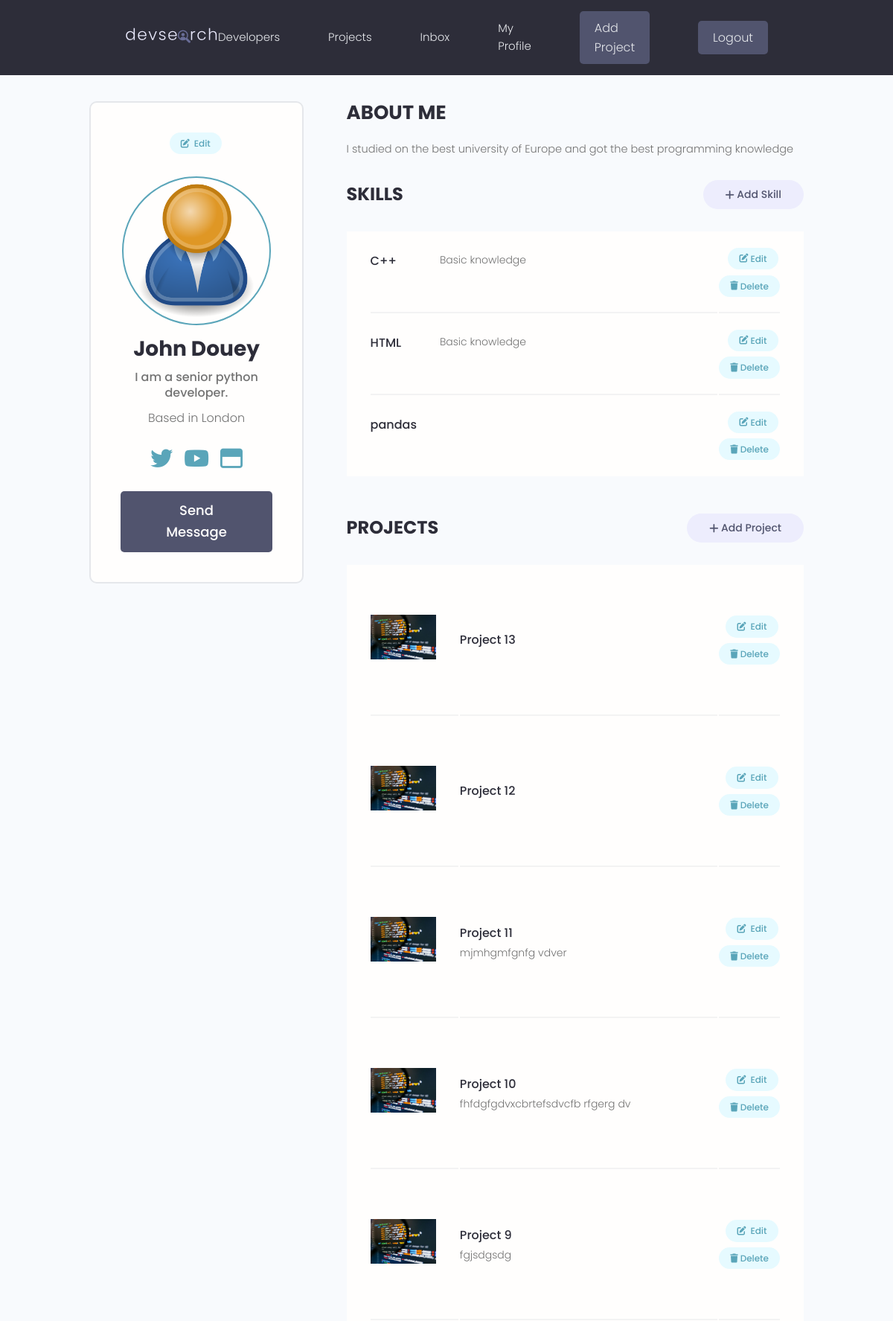
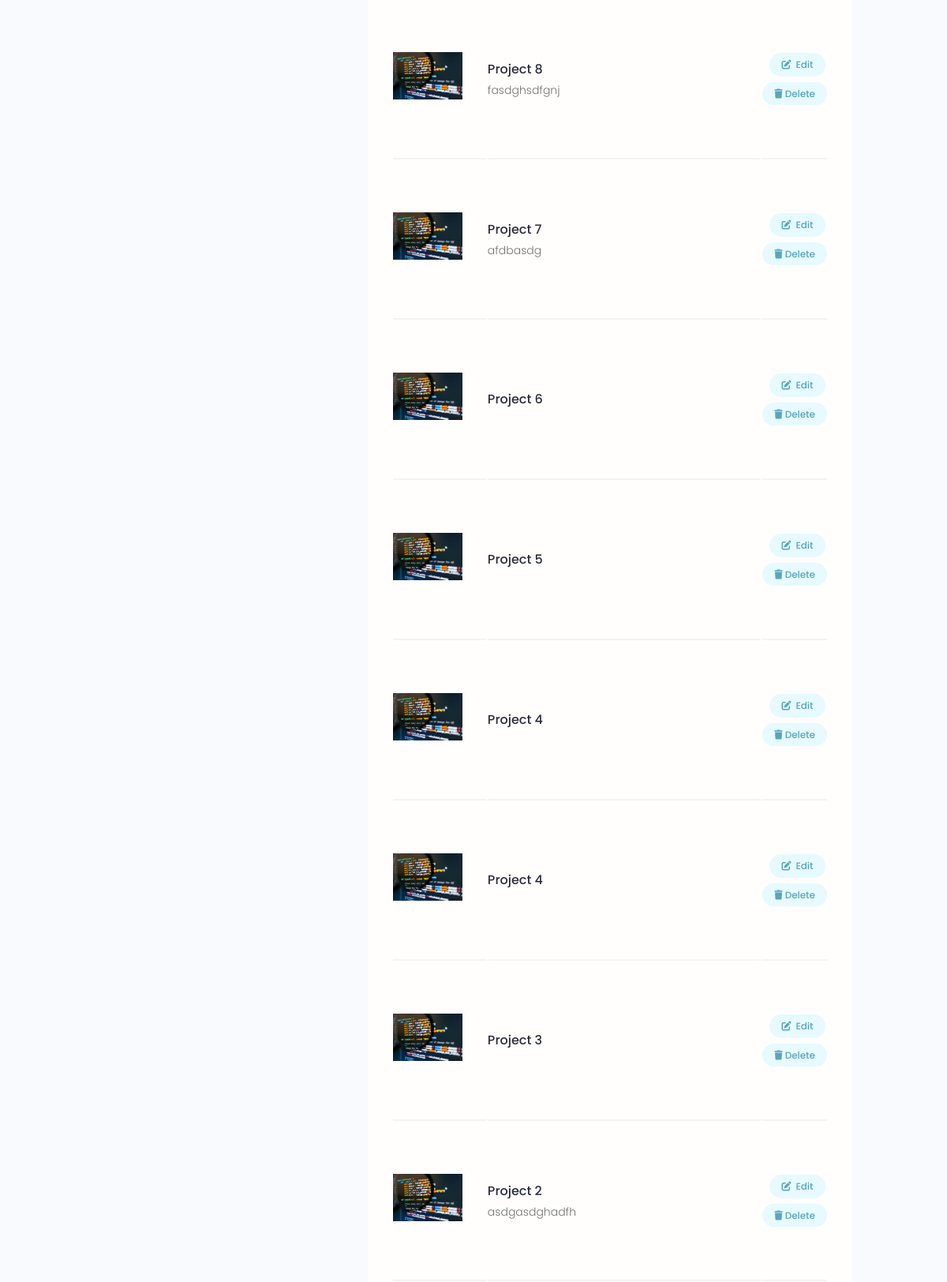
Page /profiles/account (signed in, upper part) on the committed database (2 pictures, top to bottom).
### users/models.py (models this page shows, shortened)
class Profile(models.Model):
    user = models.OneToOneField(User, on_delete=models.CASCADE, null=True, blank=True)
    username = models.CharField(max_length=200, blank=True, null=True)
    name = models.CharField(max_length=200, blank=True, null=True)
    location = models.CharField(max_length=200, blank=True, null=True)
    email = models.EmailField(max_length=500, blank=True, null=True)
    short_intro = models.CharField(max_length=200, blank=True, null=True)
    bio = models.TextField(blank=True, null=True)
    profile_image = models.ImageField(blank=True, null=True, upload_to="profiles/", default="user-default.png")
    social_github = models.CharField(max_length=200, blank=True, null=True)
    social_twitter = models.CharField(max_length=200, blank=True, null=True)
    social_linkedin = models.CharField(max_length=200, blank=True, null=True)
    social_youtube = models.CharField(max_length=200, blank=True, null=True)
    social_website = models.CharField(max_length=200, blank=True, null=True)
    created_at = models.DateTimeField(auto_now_add=True)
    id = models.UUIDField(default=uuid.uuid4, unique=True, primary_key=True, editable=False)

class Skill(models.Model):
    owner = models.ForeignKey(Profile, on_delete=models.CASCADE, null=True, blank=True)
    name = models.CharField(max_length=200)
    description = models.TextField(blank=True, null=True)
    id = models.UUIDField(default=uuid.uuid4, unique=True, primary_key=True, editable=False)

### projects/models.py (models this page shows, shortened)
class Project(models.Model):
    owner = models.ForeignKey(Profile, null=True, blank=True, verbose_name="owner",
                              on_delete=models.SET_NULL, related_name="projects")
    title = models.CharField(max_length=200)
    description = models.TextField(null=True, blank=True)
    featured_image = models.ImageField(
        upload_to="projects", null=True, blank=True, default="default.webp")
    demo_link = models.CharField(max_length=2000, null=True, blank=True)
    source_link = models.CharField(max_length=2000, null=True, blank=True)
    created_at = models.DateTimeField(auto_now_add=True)
    id = models.UUIDField(default=uuid.uuid4, unique=True,
                          primary_key=True, editable=False)
    tags = models.ManyToManyField('Tag', blank=True, related_name="tags")
    vote_total = models.IntegerField(default=0, null=True, blank=True)
    vote_ratio = models.IntegerField(default=0, null=True, blank=True)
    class Meta:
        ordering = ['-created_at']

### users/views.py (the view)
# urls.py: path('account', views.userAccount, name="account"),
@login_required(login_url='users:login')
def userAccount(request):
    profile = request.user.profile
    context = {"profile": profile}
    return render(request, 'users/account.html', context)

### users/templates/users/account.html (shortened to what this page needs)
{% extends "base.html"%}
{% load static %}
{% block content %}
  <main class="settingsPage profile my-md">
    <div class="container">
      <div class="layout">
        <div class="column column--1of3">
          <div class="card text-center">
            <div class="card__body dev">
              <a class="tag tag--pill tag--main settings__btn" href="{% url 'users:edit-account' %}"><i class="fa-solid fa-pen-to-square">&nbsp </i>  Edit</a>
              <img class="avatar avatar--xl dev__avatar" src="{{profile.profile_image.url}}" />
              <h2 class="dev__name">{{profile.name}}</h2>
              <p class="dev__title">{{profile.short_intro}}</p>
              <p class="dev__location">Based in {{profile.location}}</p>
              <ul class="dev__social">
                {% if profile.social_twitter %}
                <li>
                  <a title="Twitter" href="{{profile.social_twitte}}" target="_blank"></a>
                </li>
                {% endif %}
                {% if profile.social_youtube %}
                <li>
                    <a title="LinkedIn" href="{{profile.social_youtube}}" target="_blank"></a>
                  </li>
                {% endif %}
                {% if profile.social_website %}
                <li>
                  <a title="Personal Website" href="{{profile.social_website}}" target="_blank"></a>
                </li>
                {% endif %}
              </ul>
              <a href="#" class="btn btn--sub btn--lg">Send Message </a>
            </div>
          </div>
        </div>
        <div class="column column--2of3">
          <div class="devInfo">
            <h3 class="devInfo__title">About Me</h3>
            <p class="devInfo__about">
              {{profile.bio}}
            </p>
          </div>
          <div class="settings">
            <h3 class="settings__title">Skills</h3>
            <a class="tag tag--pill tag--sub settings__btn tag--lg" href="{% url 'users:create-skill' %}"><i class="fa-solid fa-plus">&nbsp</i> Add Skill</a>
          </div>
          <table class="settings__table">
            {% for skill in profile.skill_set.all %}
            <tr>
              <td class="settings__tableInfo">
              <div class="devSkill">
                <h4 class="devSkill__title">{{skill.name}}</h4>
                <p class="devSkill__info">
                  {{skill.description}}
                </p>
              </div>
              </td>
              <td class="settings__tableActions">
                <a class="tag tag--pill tag--main settings__btn" href="{% url 'users:edit-skill' skill.id %}"><i class="fa-solid fa-pen-to-square">&nbsp </i>  Edit</a>
                <a class="tag tag--pill tag--main settings__btn" href="{% url 'delete_confirmation' type='skill' pk=skill.id %}"><i class="fa-solid fa-trash">&nbsp</i>
                  Delete</a>
              </td>
            </tr>
            {% endfor %}
          </table>
          <div class="settings">
            <h3 class="settings__title">Projects</h3>
            <a class="tag tag--pill tag--sub settings__btn tag--lg" href="{% url 'projects:create-project' %}"><i class="fa-solid fa-plus">&nbsp</i> Add Project</a>
          </div>
          <table class="settings__table">
            {% for project in profile.projects.all %}
            <tr>
              <td class="settings__thumbnail">
                <a href="{% url "projects:project-detail" project.id %}"><img src="{{project.featured_image.url}}" alt="Project Thumbnail" /></a>
              </td>
              <td class="settings__tableInfo">
                <a href="{% url "projects:project-detail" project.id %}">{{project.title}}</a>
                <p>
                  {{project.description|slice:"500"}}
                </p>
              </td>
              <td class="settings__tableActions">
                <a class="tag tag--pill tag--main settings__btn" href="{% url 'projects:update-project' project.id %}"><i class="fa-solid fa-pen-to-square"> &nbsp</i> Edit</a>
                <a class="tag tag--pill tag--main settings__btn" href="{% url 'delete_confirmation' type='Project' pk=project.id  %}">
                  <i class="fa-solid fa-trash">&nbsp</i>
                  Delete</a>
              </td>
            </tr>
            {% endfor %}
          </table>
        </div>
      </div>
    </div>
  </main>
{% endblock %}

### static/styles/app.css (style rules this page uses)
:root { --color-sub: #2d2d39; }
.btn--sub { background-color: var(--color-sub-light); }
.card { border: 2px solid var(--color-light); }
img { width: 100%; }
.profile .card > .dev { padding: 4rem; }
.dev__avatar { display: block; margin: auto; }
.dev__name { color: var(--color-sub); font-size: 2.8rem; font-weight: 700; margin-top: 1rem; margin-bottom: 0.5rem; }
.dev__title { font-size: 1.6rem; font-weight: 500; line-height: 1.3; }
.dev__location { margin-top: 1rem; }
.dev__social { margin: 3rem 0; list-style: none; display: flex; justify-content: center; gap: 1.5rem; }
.devInfo { margin-bottom: 3rem; }
.devInfo__title, .devInfo__subtitle { font-size: 2.6rem; color: var(--color-sub); text-transform: uppercase; font-weight: 700; margin-bottom: 1.5rem; }
.devInfo__about, .devSkill__info { font-size: 1.45rem; line-height: 1.7; text-align: justify; }
.devSkill { margin-bottom: 3rem; }
.devSkill__title { font-size: 1.65rem; font-weight: 500; color: var(--color-sub-light); }
@media screen and (min-width: 700px) { .devSkill { display: flex; justify-content: space-between; gap: 3rem; } }
@media screen and (min-width: 700px) { .devSkill__info { flex-basis: 80%; } }
.settingsPage .dev > .settings__btn { display: inline-block; margin-bottom: 3rem; }
.settings { display: flex; justify-content: space-between; align-items: center; }
.settings__title { font-size: 2.4rem; text-transform: uppercase; font-weight: 700; color: var(--color-sub); }
.settings__table { margin-top: 3rem; margin-bottom: 5rem; padding: 0 3rem; background: var(--color-white); }
.settings__table tr { width: 100%; }
.settings__table tr > td { padding: 2rem 0; }
.settings__table tr:not(:last-child) td { border-bottom: 2px solid var(--color-white-light); }
.settings__thumbnail { width: 23%; min-width: 10rem; }
.settings__thumbnail img { padding-right: 3rem; height: 15rem; object-fit: contain; }
.settings__tableInfo { width: 100%; }
.settings__tableInfo h4, .settings__tableInfo a { padding-right: 1rem; width: auto; font-size: 1.6rem; font-weight: 500; color: var(--color-sub); }
.settings__tableInfo p { font-size: 1.4rem; }
.settings__tableActions { text-align: right; }

### static/uikit/styles/modules/_variables.css (style rules this page uses)
:root { --color-main: #5aa5b9; --color-main-light: #e6faff; --color-sub: #3f4156; --color-sub-light: #51546e; --color-sub-lighter: #ededfd; --color-text: #737373; --color-gray: #8b8b8b; --color-light: #e5e7eb; --color-light-gray: #767676; --color-bg: #f8fafd; --color-white: #fffefd; --color-white-light: #f3f3f3; --color-success: #359e64; --color-success-bg: #def8e8; --color-error: #fc4b0b; --color-error-bg: #fff2ee; --font-base: 'Poppins', arial, helvetica, 'Segoe UI', roboto, ubuntu, sans-serif; --font-monospace: 'Fira Code', 'Courier New', courier, monospace; --font-regular: 300; --font-medium: 500; --font-bold: 700; --generic-shadow: 1px 1px 5px #00000010; --generic-transition: all 0.3s ease-in-out; }

### static/uikit/styles/modules/_base.css (style rules this page uses)
* { margin: 0; padding: 0; box-sizing: border-box; text-rendering: optimizeLegibility; color: inherit; font-size: inherit; }
html { font-size: 50%; }
@media only screen and (min-width: 480px) { html { font-size: 56.25%; } }
@media only screen and (min-width: 1200px) { html { font-size: 62.5%; } }
body { line-height: 1.6; font-weight: 400; font-size: 1.5rem; color: var(--color-text); background-color: var(--color-bg); min-height: 100vh; }

### static/uikit/styles/modules/_typography.css (style rules this page uses)
* { font-family: var(--font-base); }
h2 { font-size: 3.6rem; font-weight: var(--font-bold); }
h3 { font-size: 3.2rem; font-weight: var(--font-medium); }
h4 { font-size: 2.8rem; font-weight: var(--font-medium); }
p, span, strong { font-size: 1.6rem; color: var(--color-text); font-weight: var(--font-regular); }
a { padding-bottom: 2px; text-decoration: none; display: inline-block; color: var(--color-main); font-weight: var(--font-medium); }

### static/uikit/styles/modules/_utilities.css (style rules this page uses)
.container { width: 92%; max-width: 165rem; margin: 0 auto; box-sizing: border-box; }
@media screen and (min-width: 1000px) { .container { width: 90%; } }
@media screen and (min-width: 1200px) { .container { width: 80%; } }
.text-center { text-align: center; }
.my-md { margin: 3rem auto; }

### static/uikit/styles/modules/_avatar.css (style rules this page uses)
.avatar { border-radius: 50%; border: 2px solid var(--color-main); object-fit: cover; }
.avatar--xl { height: 20rem; width: 20rem; }

### static/uikit/styles/modules/_card.css (style rules this page uses)
.card { border-radius: 1rem; background-color: var(--color-white); border: 1.5px solid var(--color-light); width: auto; height: auto; margin-top: 0.5rem; margin-bottom: 0.5rem; overflow: hidden; }
.card__body, .card__header { padding: 2rem 2.5rem; }

### rows in the picture
Profile: profile_image (placeholder picture), name "John Douey", short_intro "I am a senior python developer.", location "London", bio "I studied on the best university of Europe and got the best programming knowledge"
Skill: name "C++", description "Basic knowledge"
Skill: name "HTML", description "Basic knowledge"
Skill: name "pandas"
Project: featured_image (placeholder picture), title "Project 13"
Project: featured_image (placeholder picture), title "Project 12"
Project: featured_image (placeholder picture), title "Project 11", description "mjmhgmfgnfg vdver"
Project: featured_image (placeholder picture), title "Project 10", description "fhfdgfgdvxcbrtefsdvcfb rfgerg dv"
Project: featured_image (placeholder picture), title "Project 9", description "fgjsdgsdg"
Project: featured_image (placeholder picture), title "Project 8", description "fasdghsdfgnj"
Project: featured_image (placeholder picture), title "Project 7", description "afdbasdg"
Project: featured_image (placeholder picture), title "Project 6"
Project: featured_image (placeholder picture), title "Project 5"
Project: featured_image (placeholder picture), title "Project 4"
Project: featured_image (placeholder picture), title "Project 4"
Project: featured_image (placeholder picture), title "Project 3"
Project: featured_image (placeholder picture), title "Project 2", description "asdgasdghadfh"
